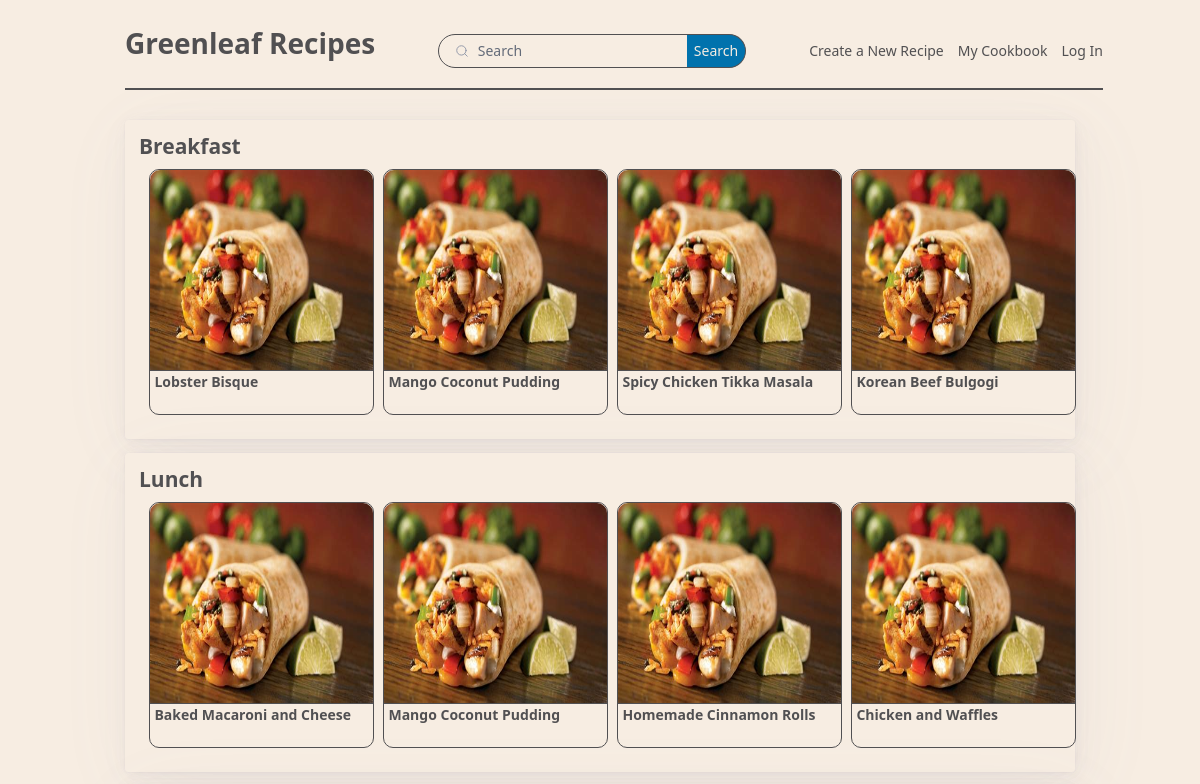
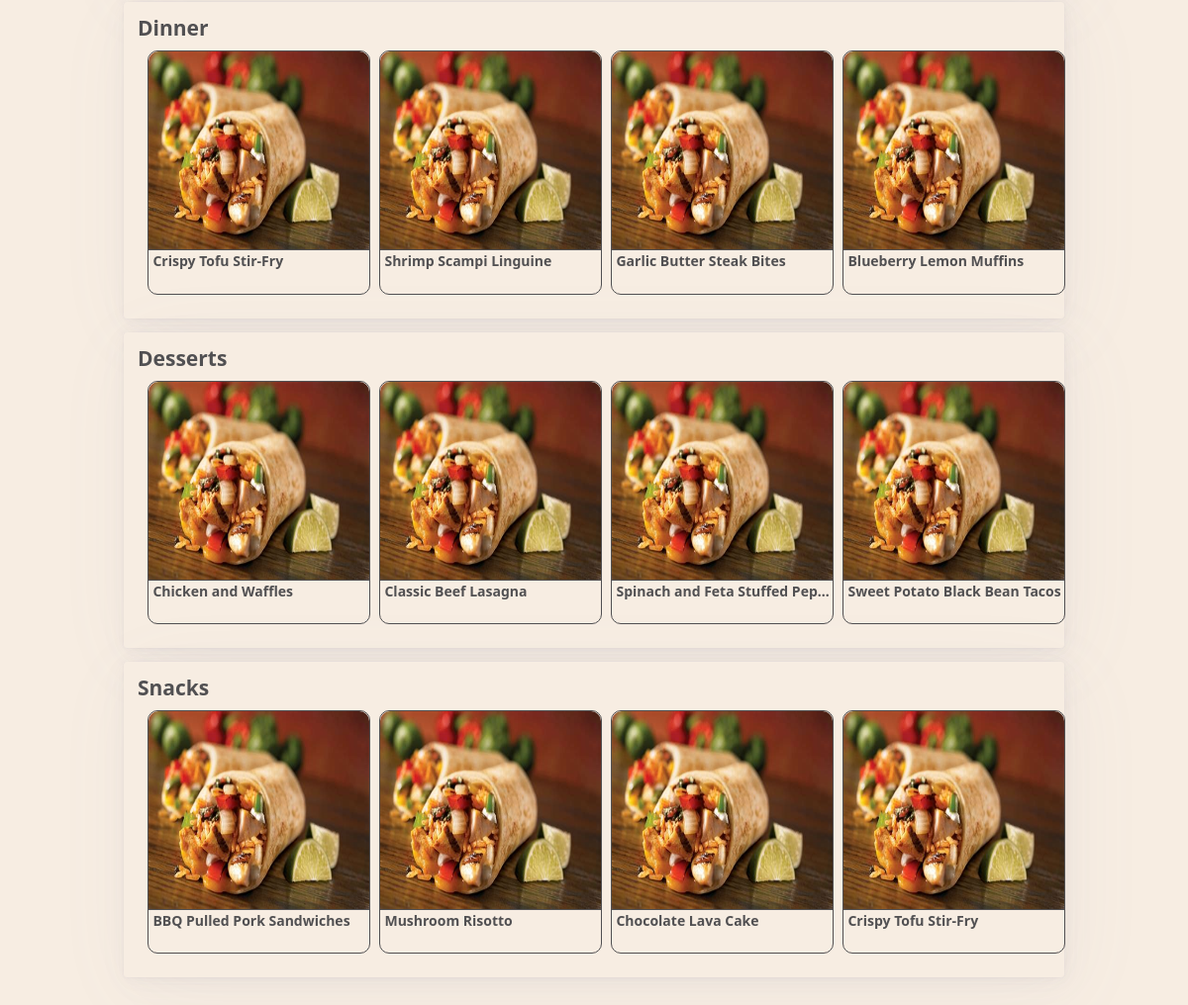
The page / on the database its author committed (2 pictures, top to bottom).
### app.py (models this page shows, shortened)
class Recipe(db.Model):
    id:so.Mapped[int] = so.mapped_column(primary_key=True)
    name:so.Mapped[str] = so.mapped_column(index=True, default="Default name")
    meal:so.Mapped[str] = so.mapped_column(index=True, default="Default meal")
    servings:so.Mapped[int] = so.mapped_column(default=0)
    prepTime:so.Mapped[float] = so.mapped_column(default=-1.0)
    prepUnit:so.Mapped[str] = so.mapped_column(default="Default unit")
    cookTime:so.Mapped[float] = so.mapped_column(default=-1.0)
    cookUnit:so.Mapped[str] = so.mapped_column(default="Default unit")
    description:so.Mapped[str] = so.mapped_column(default="Default description")
    instructions:so.Mapped[str] = so.mapped_column(default="Default instructions")
    image:so.Mapped[str] = so.mapped_column(default='Default image string', unique=True)
    author_id:so.Mapped[int] = so.mapped_column(sa.ForeignKey(User.id))

### app.py (the view)
@app.route('/')
def index():
    breakfast = getIndexRecipes('Breakfast')
    lunch = getIndexRecipes('Lunch')
    dinner = getIndexRecipes('Dinner')
    snacks = getIndexRecipes('Snacks')
    desserts = getIndexRecipes('Desserts')
    return render_template('index.html', breakfast=breakfast, lunch=lunch, dinner=dinner, snacks=snacks, desserts=desserts)

### app.py (called while the page is built)
def getIndexRecipes(meal, count=4):
    query = (
        sa.select(Recipe)
        .where(Recipe.meal == meal)
        .order_by(sa.func.random())
        .limit(count)
    )
    return db.session.scalars(query).all()

### templates/index.html (shortened to what this page needs)
{% extends "base.html" %}
{% block body %}
<article>
    <h3>
        Breakfast
    </h3>
    <div class="grid">
        {% for b in breakfast[0:4] %}
            <div class="item">
                <a href="{{ url_for('recipe_ex', id=b.id) }}"><img class="img" title="{{b.name}}" src= "{{ img }}\{{ b.image }}"/></a>
                <hr class="item" />
                <a href="{{ url_for('recipe_ex', id=b.id) }}" class="none space"><b class="dots"> {{b.name}} </b></a>
                <br>
            </div>
        {% endfor %}
    </div>
</article>
<article>
    <h3>
        Lunch
    </h3>
    <div class="grid">
        {% for l in lunch[0:4] %}
            <div class="item">
                <a href="{{ url_for('recipe_ex', id=l.id) }}"><img class="img" title="{{l.name}}" src= "{{ img }}\{{ l.image }}"/></a>
                <hr class="item" />
                <a href="{{ url_for('recipe_ex', id=l.id) }}" class="none space"><b class="dots"> {{l.name}} </b></a>
                <br>
            </div>
        {% endfor %}
    </div>
</article>
<article>
    <h3>
        Dinner
    </h3>
    <div class="grid">
        {% for d in dinner[0:4] %}
            <div class="item">
                <a href="{{ url_for('recipe_ex', id=d.id) }}"><img class="img" title="{{d.name}}" src= "{{ img }}\{{ d.image }}"/></a>
                <hr class="item" />
                <a href="{{ url_for('recipe_ex', id=d.id) }}" class="none space"><b class="dots"> {{d.name}} </b></a>
                <br>
            </div>
        {% endfor %}
</article>
<article>
    <h3>
        Desserts
    </h3>
    <div class="grid">
        {% for d in desserts[0:4] %}
            <div class="item">
                <a href="{{ url_for('recipe_ex', id=d.id) }}"><img class="img" title="{{d.name}}" src= "{{ img }}\{{ d.image }}"/></a>
                <hr class="item" />
                <a href="{{ url_for('recipe_ex', id=d.id) }}" class="none space"><b class="dots"> {{d.name}} </b></a>
                <br>
            </div>
        {% endfor %}
    </div>
</article>
<article>
    <h3>
        Snacks
    </h3>
    <div class="grid">
        {% for s in snacks[0:4] %}
            <div class="item">
                <a href="{{ url_for('recipe_ex', id=s.id) }}"><img class="img" title="{{s.name}}" src= "{{ img }}\{{ s.image }}"/></a>
                <hr class="item" />
                <a href="{{ url_for('recipe_ex', id=s.id) }}" class="none space"><b class="dots"> {{s.name}} </b></a>
                <br>
            </div>
        {% endfor %}
    </div>
</article>
{% endblock %}

### static/style.css (style rules this page uses)
:root { --item-width: 225px; --item-height: 200px; --font-size: 14px; font-size: var(--font-size); --border-rad: 10px; }
@media only screen and (prefers-color-scheme: light) { :root:not([data-theme]) { --back-color: #f7ede2; background-color: var(--back-color); --text-color: #515052; color: var(--text-color); } }
div.item { width: var(--item-width); height: calc(var(--item-height) + var(--font-size) * 3.3); border: 1px solid; margin: 10px; border-radius: var(--border-rad); }
.img { border-radius: var(--border-rad) var(--border-rad) 0px 0px; width: var(--item-width); height: var(--item-height); overflow: hidden; }
hr.item { width: calc(var(--item-width) - 1px); border-top: 1px solid; margin: 0px; }
.none { text-decoration: none; color: inherit; }
.space { padding-left: 2%; }
.dots { white-space: nowrap; overflow: hidden; text-overflow: ellipsis; display: inline-block; vertical-align: top; width: calc(var(--item-width) - 8px); }
hr { border-top: solid var(--text-color) 1px; }
h1, h2, h3, h4, h6 { color: var(--text-color); }
article { background-color: var(--back-color); }

### rows shown on the page
Recipe: image (picture), name "Lobster Bisque"
Recipe: image (picture), name "Mango Coconut Pudding"
Recipe: image (picture), name "Spicy Chicken Tikka Masala"
Recipe: image (picture), name "Korean Beef Bulgogi"
Recipe: image (picture), name "Baked Macaroni and Cheese"
Recipe: image (picture), name "Mango Coconut Pudding"
Recipe: image (picture), name "Homemade Cinnamon Rolls"
Recipe: image (picture), name "Chicken and Waffles"
Recipe: image (picture), name "Crispy Tofu Stir-Fry"
Recipe: image (picture), name "Shrimp Scampi Linguine"
Recipe: image (picture), name "Garlic Butter Steak Bites"
Recipe: image (picture), name "Blueberry Lemon Muffins"
Recipe: image (picture), name "Chicken and Waffles"
Recipe: image (picture), name "Classic Beef Lasagna"
Recipe: image (picture), name "Spinach and Feta Stuffed Pep…"
Recipe: image (picture), name "Sweet Potato Black Bean Tacos"
Recipe: image (picture), name "BBQ Pulled Pork Sandwiches"
Recipe: image (picture), name "Mushroom Risotto"
Recipe: image (picture), name "Chocolate Lava Cake"
Recipe: image (picture), name "Crispy Tofu Stir-Fry"
